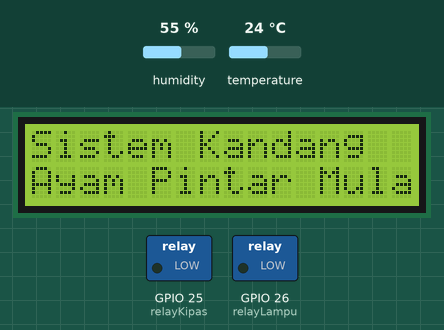
This sketch was run on a simulated ESP32. Shown: 16×2 character LCD, switched loads named in the sketch (green lamp = pin HIGH). The test bench sets the inputs (shaded band); at power-on: temperature 24 °C, humidity 55 %. WiFi joins after 1.5 s; servers stay silent unless stated; the local clock reads 2024-03-15 10:24:30 at power-on unless the sketch sets it; what the sketch prints to the serial monitor is not drawn.

Above: at 2.1 s.
At 9.5 s:
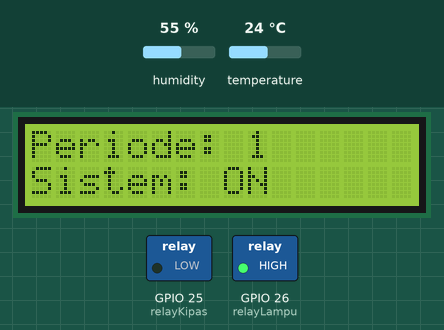
9.6 s: temperature set to 27 °C
At 14.8 s:
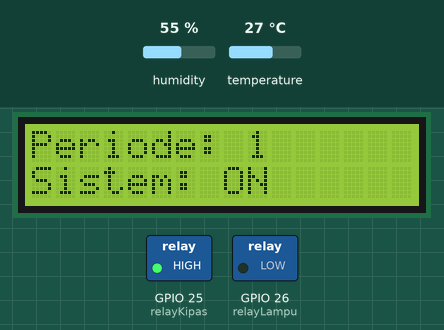
15.4 s: temperature set to 12 °C
At 19.9 s:
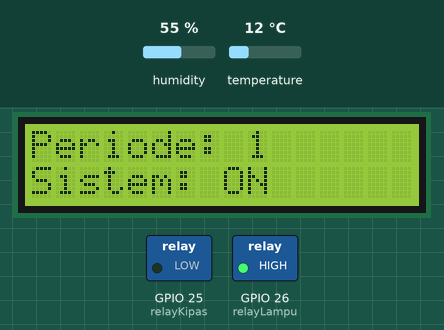
20.4 s: temperature set to 28 °C
At 24.8 s:
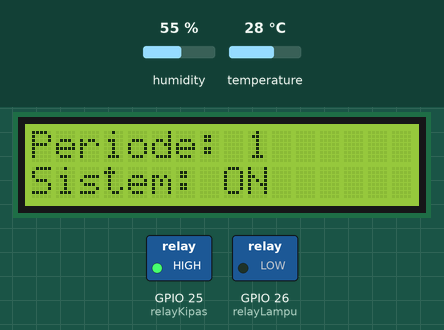
Timing chart, 0 to 26.3 s (numbered marks = the images above; inputs shaded):
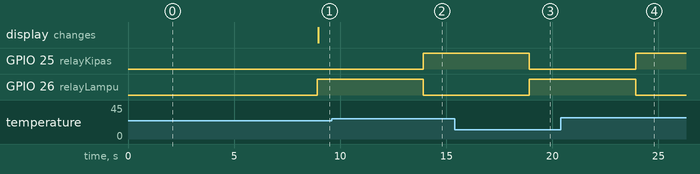

The sketch:

maincode.ino
```cpp
#define BLYNK_PRINT Serial
#define BLYNK_TEMPLATE_ID "TMPL61L-VGdFd"
#define BLYNK_TEMPLATE_NAME "Monitoring Ternak Ayam"
#define BLYNK_AUTH_TOKEN "h8oKWgV-cfP5woWoWB99cdHWU9R9IMVT"

#include <WiFi.h>
#include <WiFiClient.h>
#include <BlynkSimpleEsp32.h>
#include <DHT.h>
#include <Wire.h>
#include <RTClib.h>
#include <LiquidCrystal_I2C.h>
#include <SimpleTimer.h> // Timer untuk loop

// Pin konfigurasi
#define DHTPIN 4           // Pin DATA DHT11
#define DHTTYPE DHT11      // Tipe sensor DHT
#define relayKipas 25      // GPIO untuk relay kipas
#define relayLampu 26     // GPIO untuk relay lampu

// Inisialisasi DHT, RTC, dan LCD
DHT dht(DHTPIN, DHTTYPE);
RTC_DS3231 rtc;
LiquidCrystal_I2C lcd(0x27, 16, 2); // Alamat I2C LCD biasanya 0x27
SimpleTimer timer;

// Blynk WiFi credentials
char ssid[] = "jek";          // WiFi SSID
char pass[] = "12345677";     // WiFi Password
char auth[] = "h8oKWgV-cfP5woWoWB99cdHWU9R9IMVT"; // Blynk Auth Token

// Blynk Virtual Pins
#define VIRTUAL_PIN_SUHU 1
#define VIRTUAL_PIN_KELEMBAPAN 2
#define VIRTUAL_PIN_LAMPU 0
#define VIRTUAL_PIN_KIPAS 3
#define VIRTUAL_PIN_RTC 4
#define VIRTUAL_PIN_PERIODE 5

// Variabel untuk periode kontrol
unsigned long periodStartTime = 0;
int period = 1;
float targetSuhu = 25;         // Target suhu awal
float targetKelembapan = 75;   // Target kelembapan awal

void setup() {
  // Inisialisasi Serial Monitor
  Serial.begin(115200);
  Serial.println("Memulai program...");

  // Inisialisasi sensor DHT
  dht.begin();
  Serial.println("Sensor DHT siap!");

  // Inisialisasi RTC DS3231
  if (!rtc.begin()) {
    Serial.println("RTC tidak terdeteksi!");
    while (1) delay(1000); // Berhenti jika RTC tidak terdeteksi
  }
  if (rtc.lostPower()) {
    Serial.println("RTC kehilangan daya, menyetel ulang waktu.");
    rtc.adjust(DateTime(F(__DATE__), F(__TIME__))); // Sesuaikan waktu ke waktu kompilasi
  }

  // Inisialisasi LCD
  lcd.begin();
  lcd.backlight();
  lcd.clear();
  lcd.setCursor(0, 0);
  lcd.print("Sistem Kandang");
  lcd.setCursor(0, 1);
  lcd.print("Ayam Pintar Mulai");
  delay(2000); // Tampilkan pesan selama 2 detik

  // Inisialisasi pin relay
  pinMode(relayKipas, OUTPUT);
  pinMode(relayLampu, OUTPUT);
  digitalWrite(relayKipas, LOW);
  digitalWrite(relayLampu, LOW);

  // Koneksi WiFi
  Serial.print("Connecting to WiFi...");
  WiFi.begin(ssid, pass);
  while (WiFi.status() != WL_CONNECTED) {
    delay(500);
    Serial.print(".");
  }
  Serial.println("\nWiFi connected!");

  // Koneksi Blynk
  Serial.println("Connecting to Blynk...");
  Blynk.config(auth);
  while (!Blynk.connect()) {
    delay(500);
    Serial.print(".");
  }
  Serial.println("\nBlynk connected!");

  // Set timer untuk pengiriman data dan update periode
  timer.setInterval(5000L, sendSensorData); // Kirim data setiap 5 detik
  timer.setInterval(300000L, updatePeriod); // Update target setiap 5 menit
  timer.setInterval(5000L, sendRTCData);    // Kirim data waktu setiap 5 detik
}

void loop() {
  Blynk.run();
  timer.run();
}

void updateLCD() {
  lcd.clear(); // Bersihkan layar LCD

  // Baris pertama: Tampilkan periode
  lcd.setCursor(0, 0);
  lcd.print("Periode: ");
  lcd.print(period);

  // Baris kedua: Tampilkan status sistem
  lcd.setCursor(0, 1);
  lcd.print("Sistem: ");
  if (digitalRead(relayKipas) == HIGH || digitalRead(relayLampu) == HIGH) {
    lcd.print("ON");
  } else {
    lcd.print("OFF");
  }
}

void updatePeriod() {
  unsigned long elapsedTime = millis() - periodStartTime;

  if (elapsedTime > 300000L) { // Jika lebih dari 5 menit
    period++; // Naikkan periode
    periodStartTime = millis(); // Reset waktu awal periode

    // Jika periode lebih dari 5, kembali ke periode 1
    if (period > 5) {
      period = 1;
    }

    // Atur target berdasarkan periode
    switch (period) {
      case 1:
        targetSuhu = 26;
        targetKelembapan = 50;
        break;
      case 2:
        targetSuhu = 29;
        targetKelembapan = 50;
        break;
      case 3:
      case 4:
      case 5:
        targetSuhu = 27;
        targetKelembapan = 55;
        break;
    }

    // Debugging untuk monitoring
    Serial.print("Periode ke-");
    Serial.print(period);
    Serial.print(" | Target Suhu: ");
    Serial.print(targetSuhu);
    Serial.print(" °C | Target Kelembapan: ");
    Serial.println(targetKelembapan);

    // Perbarui tampilan LCD
    updateLCD();
  }
}

void sendRTCData() {
  DateTime now = rtc.now();
  String waktu = String(now.hour()) + ":" +
                 (now.minute() < 10 ? "0" : "") + String(now.minute()) + ":" +
                 (now.second() < 10 ? "0" : "") + String(now.second());

  // Kirim waktu ke Virtual Pin 4
  Blynk.virtualWrite(VIRTUAL_PIN_RTC, waktu);
}

void sendSensorData() {
  float suhu = dht.readTemperature();
  float kelembapan = dht.readHumidity();

  if (isnan(suhu) || isnan(kelembapan)) {
    Serial.println("Gagal membaca data DHT11!");
    return;
  }

  // Kontrol relay berdasarkan suhu dan kelembapan
  bool kipasStatus = false;
  bool lampuStatus = false;

  if (suhu > targetSuhu ){
    digitalWrite(relayKipas, HIGH);
    digitalWrite(relayLampu, LOW);
    kipasStatus = true;
    lampuStatus = false;
  } else {
    digitalWrite(relayKipas, LOW);
    digitalWrite(relayLampu, HIGH);
    kipasStatus = false;
    lampuStatus = true;
  }

  // Debugging pada Serial Monitor
  Serial.println("-------------------------------");
  Serial.print("Waktu: ");
  DateTime now = rtc.now();
  Serial.println(String(now.hour()) + ":" +
                 (now.minute() < 10 ? "0" : "") + String(now.minute()) + ":" +
                 (now.second() < 10 ? "0" : "") + String(now.second()));

  Serial.print("Suhu: ");
  Serial.print(suhu);
  Serial.print(" °C  |  Kelembapan: ");
  Serial.print(kelembapan);
  Serial.println(" %");

  Serial.print("Kipas: ");
  Serial.print(kipasStatus ? "ON" : "OFF");
  Serial.print("  |  Lampu: ");
  Serial.println(lampuStatus ? "ON" : "OFF");

  Serial.print("Periode: ");
  Serial.println(period);
  Serial.println("-------------------------------");

  // Kirim data ke Blynk
  Blynk.virtualWrite(VIRTUAL_PIN_SUHU, suhu);
  Blynk.virtualWrite(VIRTUAL_PIN_KELEMBAPAN, kelembapan);
  Blynk.virtualWrite(VIRTUAL_PIN_LAMPU, digitalRead(relayLampu));
  Blynk.virtualWrite(VIRTUAL_PIN_KIPAS, digitalRead(relayKipas));
  Blynk.virtualWrite(VIRTUAL_PIN_PERIODE, period);

  // Perbarui tampilan LCD
  updateLCD();
}
```

Measured:
- the behaviour switches between 25 and 26 °C on temperature (found by bisection; images 1 and 2)
- after the input at 9.6 s, GPIO 25 (relayKipas): LOW → HIGH after 4.3 s; GPIO 26 (relayLampu): HIGH → LOW after 4.3 s
- after the input at 15.4 s, GPIO 25 (relayKipas): HIGH → LOW after 3.5 s; GPIO 26 (relayLampu): LOW → HIGH after 3.5 s
- after the input at 20.4 s, GPIO 25 (relayKipas): LOW → HIGH after 3.5 s; GPIO 26 (relayLampu): HIGH → LOW after 3.5 s
